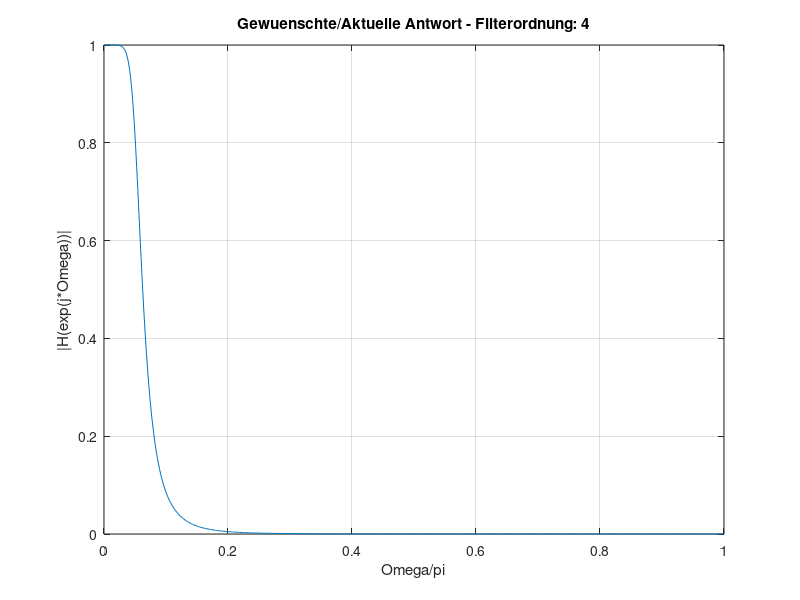
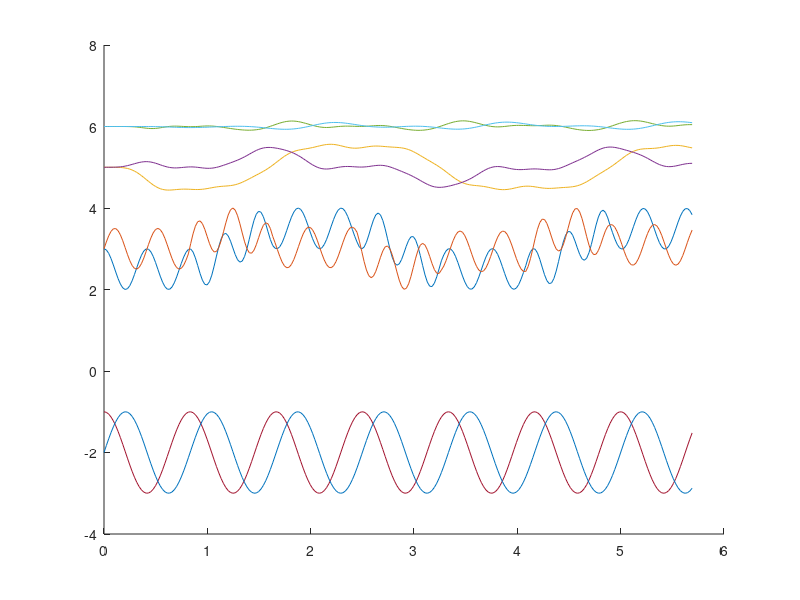

Reproduce these figures in MATLAB, in order. (Note: this script raises an error after producing the figures.)
close all;
clear all;

% Abtastrate
fa=44100;

#Symbolrate
baudrate  = 1200;
#Symbollänge
bitlength = fa /baudrate

f_0 = 1200;
d_phi_0 = 2 * pi * f_0 / fa;  % Auf Abtastrate normierte Frequenz

f_1 = 1800;
d_phi_1 = 2 * pi * f_1 / fa;  % Auf Abtastrate normierte Frequenz

f_nco = 1200;
d_phi_nco = 2 * pi * f_nco / fa;  % Auf Abtastrate normierte Frequenz


fg_lp1 = 1200;
wg_lp_1 = fg_lp1 * 2/fa;
order_lp1 = 4;


k = 0:bitlength -1;

inputValues = sin(d_phi_0 * k);
phi = d_phi_0 * length(k);
inputValues = cat(2, inputValues, sin(phi + d_phi_1 * k)); 
phi = phi + d_phi_1 * length(k);
inputValues = cat(2, inputValues, sin(phi + d_phi_0 * k)); 
phi = phi + d_phi_0 * length(k);
inputValues = cat(2, inputValues, sin(phi + d_phi_1 * k)); 
phi = phi + d_phi_1 * length(k);
inputValues = cat(2, inputValues, sin(phi + d_phi_0 * k)); 
phi = phi + d_phi_0 * length(k);
inputValues = cat(2, inputValues, sin(phi + d_phi_1 * k)); 
phi = phi + d_phi_1 * length(k);
inputValues = cat(2, inputValues, sin(phi + d_phi_0 * k)); 
phi = phi + d_phi_0 * length(k);

#inputValues = sin(Omega_0 * k);

tastwerte = length(inputValues);
k = (0:tastwerte - 1);


[b1,a1] = butter(order_lp1, wg_lp_1);
printf('u_off:      f=%f\tw=%f\n', fg_lp1, wg_lp_1);

[H W] = freqz(b1,a1,512);   % Berechnung des Frequenzgangs

   % # grafische Ausgabe # %
    string = sprintf('Gewuenschte/Aktuelle Antwort - Filterordnung: %d', order_lp1);
    figure;
    plot(W/pi,abs(H));
    grid;
    xlabel('Omega/pi');
    ylabel('|H(exp(j*Omega))|');
    title(string);




ncoOutCos = cos(d_phi_nco * k);
ncoOutSin = sin(d_phi_nco * k);
dclImPath = -inputValues .* ncoOutSin; 
dclRePath = inputValues .* ncoOutCos;
 
nco_in = [];
 
#for i = 1 :tastwerte; 
#	dclImPath(i) = - inputValues(i) * ncoOutSin(i);
#	dclRePath(i) = inputValues(i) * ncoOutCos(i);	
#endfor;

dclImLp2Path = filter(b1, a1, dclImPath);
dclReLp1Path = filter(b1, a1, dclRePath);

#ncoLp_in = dclReLp1Path  .* dclImLp2Path;
for i = 1 :tastwerte; 
	ncoLp_in(i) = dclReLp1Path(i)  * dclImLp2Path(i);	
endfor;

nco_in = filter(b1, a1, ncoLp_in);


figure;

x_values = k/fa * 1000;

h = hilbert(inputValues, 64);

plot(
	x_values, dclImPath + 3, ';dclImPath;', 
	x_values, dclRePath + 3, ';dclRePath;',
	
	x_values, dclImLp2Path + 5, ';dclImLp2Path;', 
	x_values, dclReLp1Path + 5, ';dclReLp1Path;',

	x_values, ncoLp_in + 6, ';ncoLp_in;', 
	x_values, nco_in + 6, ';nco_in;',

	x_values, ncoOutCos - 2, ';ncoOutCos;', 
	x_values, ncoOutSin - 2, ';ncoOutSin;',

	x_values, imag(h), ';im;',
#Das immer	
	x_values, real(h), ';real;' 
	    );

hold on;

#plot(x_values, ncoOutCos);
#plot(x_values, nco_in + 2);


#plot(x_values, dclImLp2Path + 10);
#plot(x_values, dclReLp1Path + 14);



hold off;